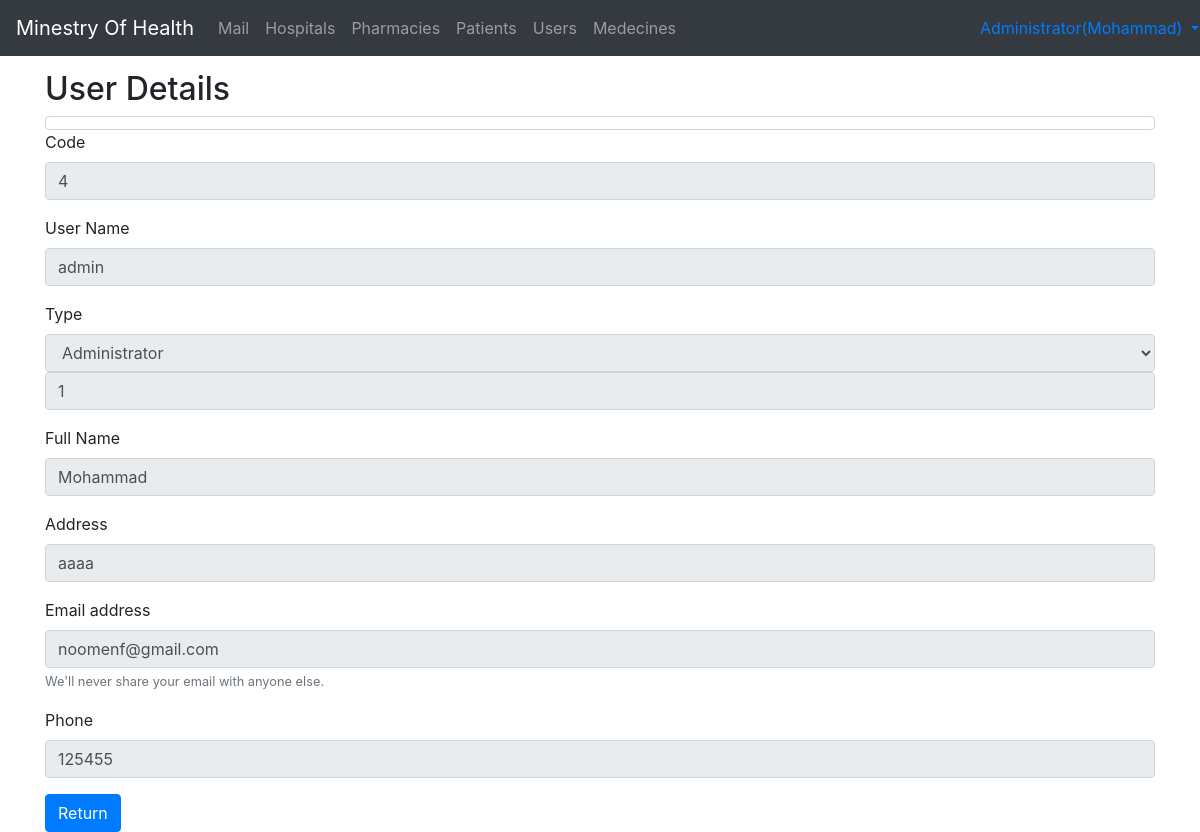
The app's page /admin/UserDetails.php?pID=4 (signed in) with its own data.
### tables this page shows
CREATE TABLE IF NOT EXISTS `user` (
  `id` int(15) NOT NULL AUTO_INCREMENT,
  `username` varchar(10) NOT NULL,
  `password` varchar(100) NOT NULL,
  `type` enum('Administrator','Pharmacy','Hospital','Patient') NOT NULL DEFAULT 'Patient',
  `Status` tinyint(1) NOT NULL DEFAULT '1',
  `F_name` varchar(30) NOT NULL,
  `Email` varchar(30) NOT NULL,
  `Address` varchar(30) NOT NULL,
  `Telephone` varchar(15) NOT NULL,
  `pwordAccept` tinyint(1) NOT NULL DEFAULT '0',
  `relatedId` int(11) NOT NULL,
  PRIMARY KEY (`id`)
);

### included/UserDetails.php (called while the page is built, shortened)
<?php
try{
    if(isset($_GET["pID"])){
        $id=$_GET["pID"];
        include("config.php");
        $query="SELECT `id`, `username`,  `type`, `Status`, `F_name`, `Email`, `Address`, `Telephone`, `pwordAccept`,relatedId FROM `user`  WHERE `id`='$id'";
        $results= $db->query($query);
        $row = $results->fetch(PDO::FETCH_ASSOC);
    }
}
catch(Exception $e) {
    echo 'Message: ' .$e->getMessage();
}
?>

### admin/UserDetails.php (the view, shortened to what this page needs)
<!doctype html>
<html>
<head>
</head>
<body style="padding-top: 70px"><?php include("navbar.php") ?>
    <div class="container ">
        <h2>User Details</h2>
        <span id="imessage" style="color: red;"> <?php include("../included/UserDetails.php") ?>  </span>
            <form method="post">
                <div class="form-control">
                </div>
                <div class="form-group">
                    <label for="pFName">Code</label>
                    <input type="text" class="form-control" id="pID" name="pID" placeholder="Enter Name" value="<?php echo $row["id"]; ?>" readonly />
                </div>
                <div class="form-group">
                    <label for="pusername">User Name</label>
                    <input type="text" class="form-control" id="pusername" name="pusername" placeholder="Enter Name" value="<?php echo $row["username"]; ?>" readonly />
                </div>
                <div class="form-group">
                    <label for="ptype">Type</label>
                    <select class="form-control" id="ptype" name="ptype" placeholder="Type" value="<?php echo $row["type"]; ?>" readonly>
                        <option value="1">Administrator</option>
                    </select>
                    <input type="text" class="form-control" id="prelatedId" name="prelatedId" placeholder="For" value="<?php echo $row["relatedId"]; ?>" readonly />
                </div>
                <div class="form-group">
                    <label for="pF_name">Full Name</label>
                    <input type="text" class="form-control" id="pF_name" name="pF_name" placeholder="Enter Phone " value="<?php echo $row["F_name"]; ?>" readonly />
                </div>
                <div class="form-group">
                    <label for="pAddress">Address</label>
                    <input type="text" class="form-control" id="pAddress" name="pAddress" placeholder="Enter Address " value="<?php echo $row["Address"]; ?>" readonly />
                </div>
                <div class="form-group">
                    <label for="pEmail">Email address</label>
                    <input type="email" class="form-control" id="pEmail" name="pEmail" placeholder="Enter email" value="<?php echo $row["Email"]; ?>" readonly />
                    <small id="emailHelp1" class="form-text text-muted">We'll never share your email with anyone else.</small>
                </div>
                <div class="form-group">
                    <label for="pTelephone">Phone</label>
                    <input type="text" class="form-control" id="pTelephone" name="pTelephone" placeholder="Enter Contact Name " value="<?php echo $row["Telephone"]; ?>" readonly />
                </div>
                <a class="btn btn-primary" href="Users.php">Return</a>
            </form>
    </div>
</body>
</html>

### records on screen
user: pID "4", pusername "admin", ptype "Administrator", prelatedId "1", pF_name "Mohammad", pAddress "aaaa", pEmail "noomenf@gmail.com", pTelephone "125455"

### other values on screen
$_SESSION["type"] "Administrator"
$_SESSION["F_name"] "Mohammad"
